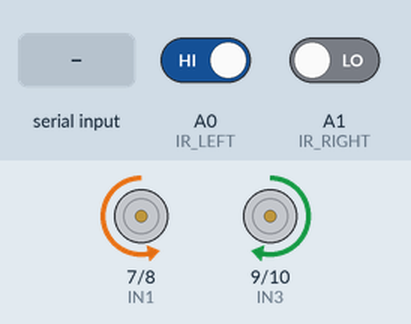
A sketch run on a simulated Arduino Uno, built with avr-gcc and run on an emulated ATmega328P. Parts: motor-driver pin pairs drawn as motors (green arrow = first pin HIGH = forward, orange = second pin HIGH = backward, longer = more drive, scaled by the enable pin). The inputs (shaded band) are chosen by the test bench; at power-on: A1 (IR_RIGHT) LOW, A0 (IR_LEFT) HIGH. What the sketch prints to the serial monitor is not drawn.

Above: at 1.4 s.
1.5 s: A1 (IR_RIGHT) driven HIGH
At 1.95 s:
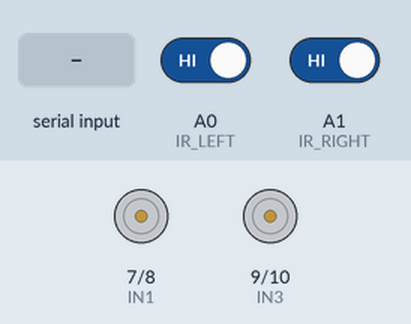
4.5 s: A0 (IR_LEFT) driven LOW
6.1 s: "90,45\n" received over Serial
At 6.6 s:
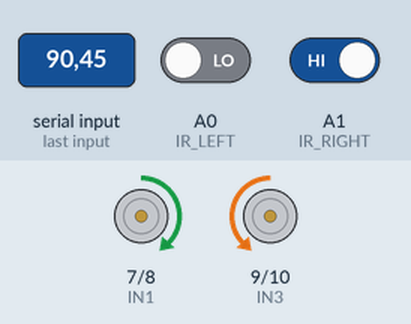
7.6 s: "200\n" received over Serial
At 8.8 s:
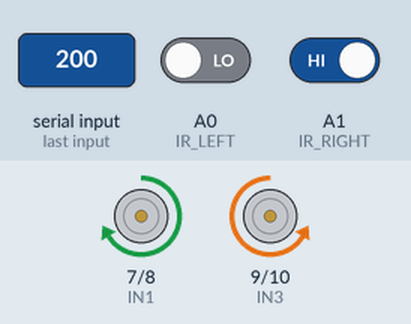
9.1 s: A0 (IR_LEFT) driven HIGH
At 9.33 s:
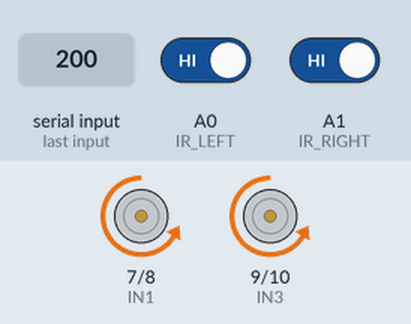
12.1 s: "90\n" received over Serial
Timing chart, 0 to 16.1 s (numbered marks = the images above; inputs shaded):
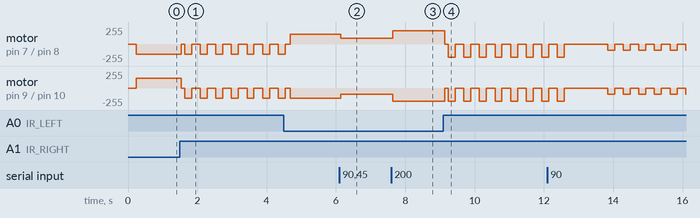

The sketch:

LINE_FOLLOWER_WITH_SPEED_CONTROL.ino
```cpp
/*
===============================================================================
 LINE FOLLOWER WITH SPEED CONTROL
 Change speed by typing numbers in Serial Monitor
===============================================================================
*/

#define ENA 5
#define ENB 6
#define IN1 7
#define IN2 8
#define IN3 9
#define IN4 10

#define IR_LEFT A0
#define IR_RIGHT A1

int motorSpeed = 150;
int irLeftValue = 0;
int irRightValue = 0;

void setup() {
  Serial.begin(9600);

  pinMode(ENA, OUTPUT);
  pinMode(ENB, OUTPUT);
  pinMode(IN1, OUTPUT);
  pinMode(IN2, OUTPUT);
  pinMode(IN3, OUTPUT);
  pinMode(IN4, OUTPUT);

  pinMode(IR_LEFT, INPUT);
  pinMode(IR_RIGHT, INPUT);

  stopCar();

  Serial.println("========================================");
  Serial.println("  LINE FOLLOWER WITH SPEED CONTROL");
  Serial.println("========================================");
  Serial.println("✅ System Ready!");
  Serial.println("📏 Place robot on black line");
  Serial.println();
  Serial.println("🎛️  Type a number (80-255) to change speed");
  Serial.print("   Current speed: ");
  Serial.println(motorSpeed);
  Serial.println("========================================");
  Serial.println();
}

void loop() {
  // Check for speed commands from Serial Monitor
  if (Serial.available() > 0) {
    int newSpeed = Serial.parseInt();
    if (newSpeed >= 80 && newSpeed <= 255) {
      motorSpeed = newSpeed;
      Serial.print("✅ Speed changed to: ");
      Serial.println(motorSpeed);
    }
  }

  // Read IR sensors
  irLeftValue = digitalRead(IR_LEFT);
  irRightValue = digitalRead(IR_RIGHT);

  // Line following logic
  if (irLeftValue == 0 && irRightValue == 0) {
    forward();
  }
  else if (irLeftValue == 1 && irRightValue == 0) {
    turnLeft();
  }
  else if (irLeftValue == 0 && irRightValue == 1) {
    turnRight();
  }
  else if (irLeftValue == 1 && irRightValue == 1) {
    stopCar();
    delay(100);
    backward();
    delay(200);
    stopCar();
    delay(100);
  }

  delay(50);
}

void forward() {
  digitalWrite(IN1, HIGH);
  digitalWrite(IN2, LOW);
  digitalWrite(IN3, HIGH);
  digitalWrite(IN4, LOW);
  setMotorSpeed(motorSpeed, motorSpeed);
}

void backward() {
  digitalWrite(IN1, LOW);
  digitalWrite(IN2, HIGH);
  digitalWrite(IN3, LOW);
  digitalWrite(IN4, HIGH);
  setMotorSpeed(motorSpeed, motorSpeed);
}

void turnLeft() {
  digitalWrite(IN1, LOW);
  digitalWrite(IN2, HIGH);
  digitalWrite(IN3, HIGH);
  digitalWrite(IN4, LOW);
  setMotorSpeed(motorSpeed, motorSpeed);
}

void turnRight() {
  digitalWrite(IN1, HIGH);
  digitalWrite(IN2, LOW);
  digitalWrite(IN3, LOW);
  digitalWrite(IN4, HIGH);
  setMotorSpeed(motorSpeed, motorSpeed);
}

void stopCar() {
  digitalWrite(IN1, LOW);
  digitalWrite(IN2, LOW);
  digitalWrite(IN3, LOW);
  digitalWrite(IN4, LOW);
  setMotorSpeed(0, 0);
}

void setMotorSpeed(int leftSpeed, int rightSpeed) {
  leftSpeed = constrain(leftSpeed, 0, 255);
  rightSpeed = constrain(rightSpeed, 0, 255);
  analogWrite(ENA, leftSpeed);
  analogWrite(ENB, rightSpeed);
}
```

Measured:
- after the input at 1.5 s, motor on pin 7 (IN1) / pin 8 (IN2): backward 150/255 → stopped at once, then repeats every 0.45 s: backward 150/255 0.20 s, stopped 0.25 s; motor on pin 9 (IN3) / pin 10 (IN4): forward 150/255 → stopped at once, then repeats every 0.45 s: backward 150/255 0.20 s, stopped 0.25 s
- after the input at 6.1 s, motor on pin 7 (IN1) / pin 8 (IN2): forward 150/255 → forward 90/255 at once; motor on pin 9 (IN3) / pin 10 (IN4): backward 150/255 → backward 90/255 at once
- after the input at 7.6 s, motor on pin 7 (IN1) / pin 8 (IN2): forward 90/255 → forward 200/255 at once; motor on pin 9 (IN3) / pin 10 (IN4): backward 90/255 → backward 200/255 at once
- after the input at 9.1 s, motor on pin 7 (IN1) / pin 8 (IN2): forward 200/255 → stopped at once, then repeats every 0.45 s: backward 200/255 0.20 s, stopped 0.25 s; motor on pin 9 (IN3) / pin 10 (IN4): backward 200/255 → stopped at once, then repeats every 0.45 s: backward 200/255 0.20 s, stopped 0.25 s
